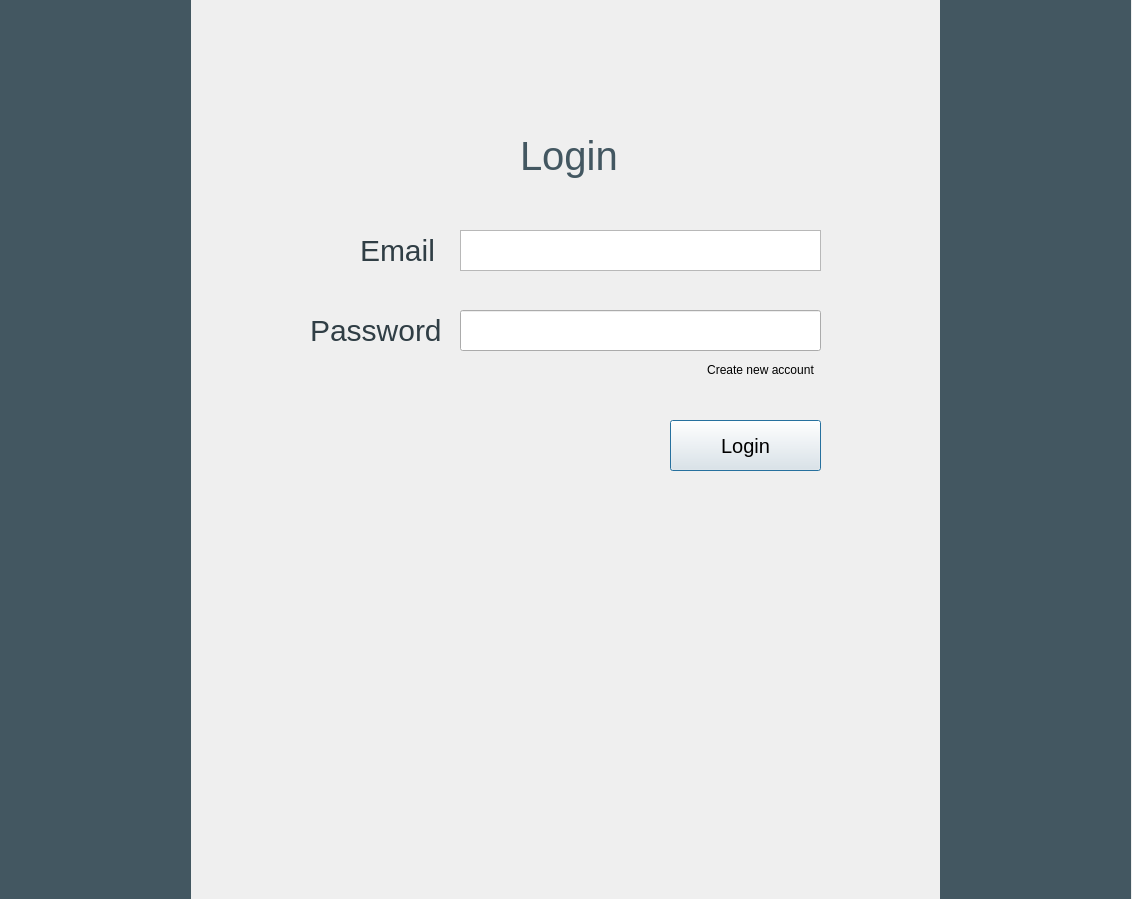
<?xml version="1.0" encoding="UTF-8"?>
<ui version="4.0">
 <class>Dialog</class>
 <widget class="QDialog" name="Dialog">
  <property name="geometry">
   <rect>
    <x>0</x>
    <y>0</y>
    <width>1132</width>
    <height>899</height>
   </rect>
  </property>
  <property name="windowTitle">
   <string>Dialog</string>
  </property>
  <property name="styleSheet">
   <string notr="true">background-color: #rgb(99, 128, 143)</string>
  </property>
  <widget class="QLabel" name="label">
   <property name="geometry">
    <rect>
     <x>520</x>
     <y>130</y>
     <width>121</width>
     <height>51</height>
    </rect>
   </property>
   <property name="styleSheet">
    <string notr="true">font-family:helvetica;
font-size:40px;
color: #435761  ;</string>
   </property>
   <property name="text">
    <string>Login</string>
   </property>
  </widget>
  <widget class="QLabel" name="label_2">
   <property name="geometry">
    <rect>
     <x>360</x>
     <y>220</y>
     <width>101</width>
     <height>61</height>
    </rect>
   </property>
   <property name="styleSheet">
    <string notr="true">color: #303e45 ;
  font-size: 30px;
font-family: helvetica;</string>
   </property>
   <property name="text">
    <string>Email</string>
   </property>
  </widget>
  <widget class="QTextEdit" name="emailField">
   <property name="geometry">
    <rect>
     <x>460</x>
     <y>230</y>
     <width>361</width>
     <height>41</height>
    </rect>
   </property>
   <property name="styleSheet">
    <string notr="true">selection-background-color: rgb(125, 151, 165);
alternate-background-color: rgb(125, 151, 165);
font-size: 20px;</string>
   </property>
  </widget>
  <widget class="QListView" name="listView">
   <property name="geometry">
    <rect>
     <x>0</x>
     <y>0</y>
     <width>191</width>
     <height>901</height>
    </rect>
   </property>
   <property name="styleSheet">
    <string notr="true">background-color: #435761    ;
border: 0px solid black;</string>
   </property>
  </widget>
  <widget class="QListView" name="listView_2">
   <property name="geometry">
    <rect>
     <x>940</x>
     <y>0</y>
     <width>191</width>
     <height>901</height>
    </rect>
   </property>
   <property name="styleSheet">
    <string notr="true">background-color: #435761    ;
border: 0px solid black;</string>
   </property>
  </widget>
  <widget class="QLabel" name="label_3">
   <property name="geometry">
    <rect>
     <x>310</x>
     <y>300</y>
     <width>141</width>
     <height>61</height>
    </rect>
   </property>
   <property name="styleSheet">
    <string notr="true">color: #303e45 ;
  font-size: 30px;
font-family: helvetica;</string>
   </property>
   <property name="text">
    <string>Password</string>
   </property>
  </widget>
  <widget class="QPushButton" name="login">
   <property name="geometry">
    <rect>
     <x>670</x>
     <y>420</y>
     <width>151</width>
     <height>51</height>
    </rect>
   </property>
   <property name="styleSheet">
    <string notr="true">font-size: 20px;</string>
   </property>
   <property name="text">
    <string>Login</string>
   </property>
  </widget>
  <widget class="QPushButton" name="createAcc">
   <property name="geometry">
    <rect>
     <x>700</x>
     <y>360</y>
     <width>121</width>
     <height>20</height>
    </rect>
   </property>
   <property name="styleSheet">
    <string notr="true">border: none; background-color: transparent; outline: none;
font: 12px;
</string>
   </property>
   <property name="text">
    <string>Create new account</string>
   </property>
  </widget>
  <widget class="QLineEdit" name="passField">
   <property name="geometry">
    <rect>
     <x>460</x>
     <y>310</y>
     <width>361</width>
     <height>41</height>
    </rect>
   </property>
   <property name="styleSheet">
    <string notr="true">font-size: 20px;</string>
   </property>
  </widget>
 </widget>
 <resources/>
 <connections/>
</ui>
